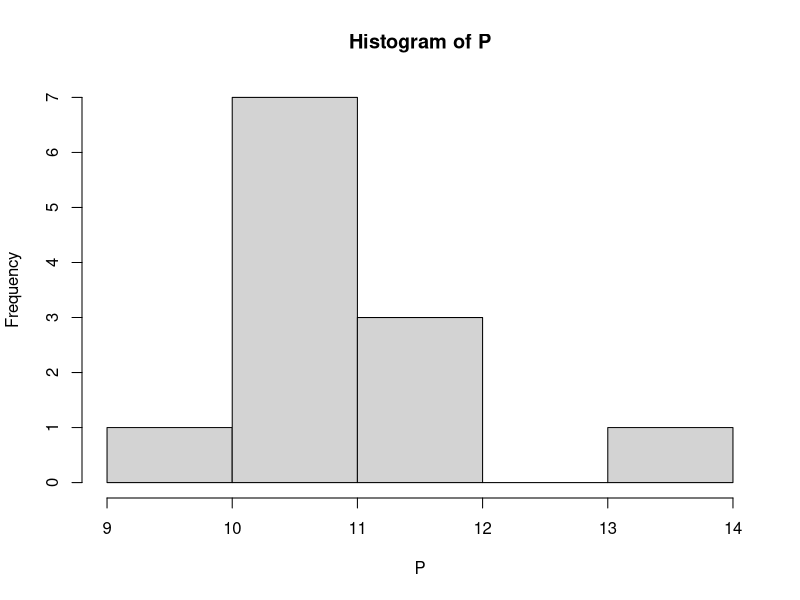
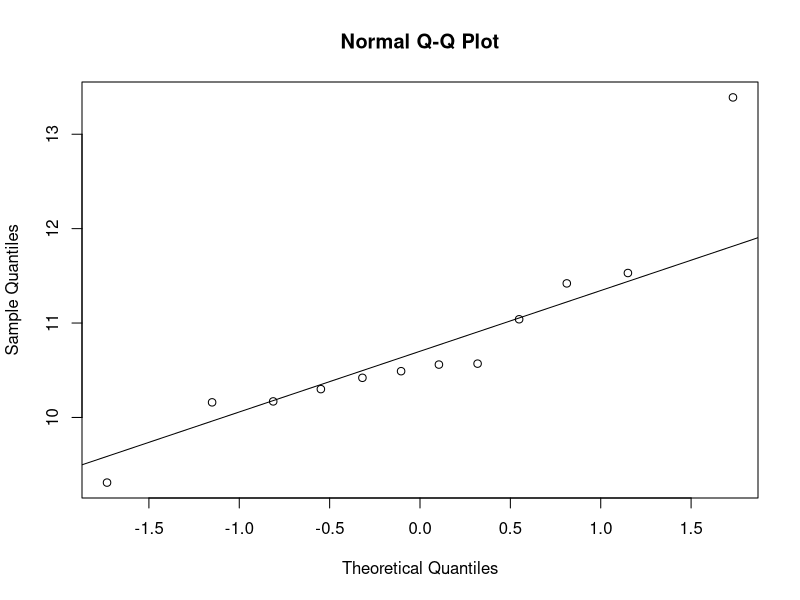
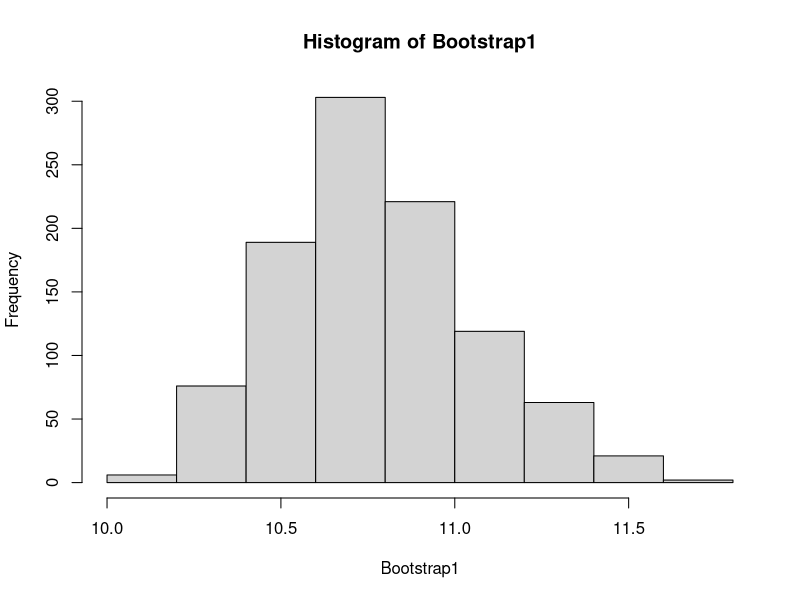
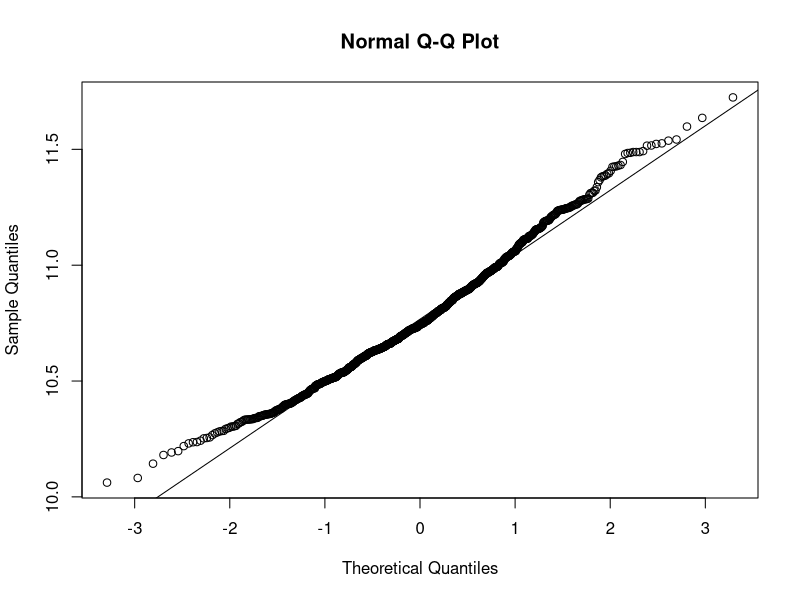
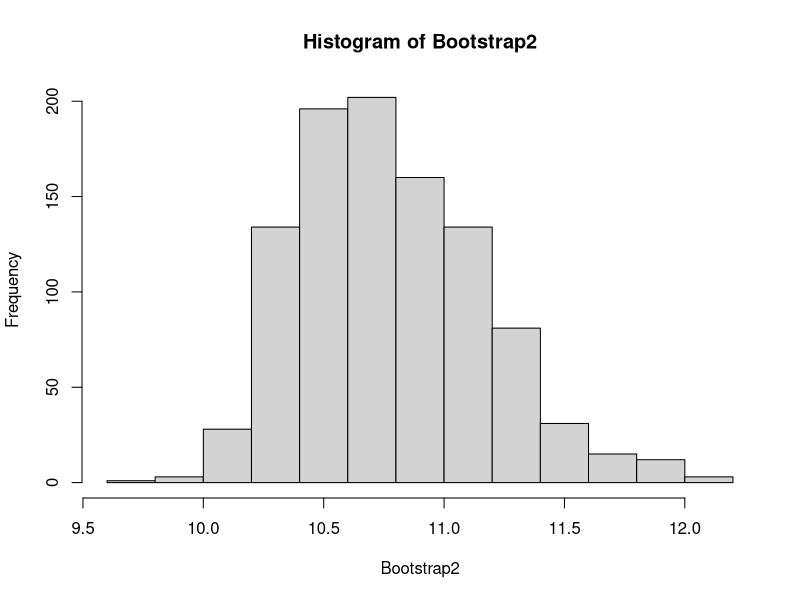
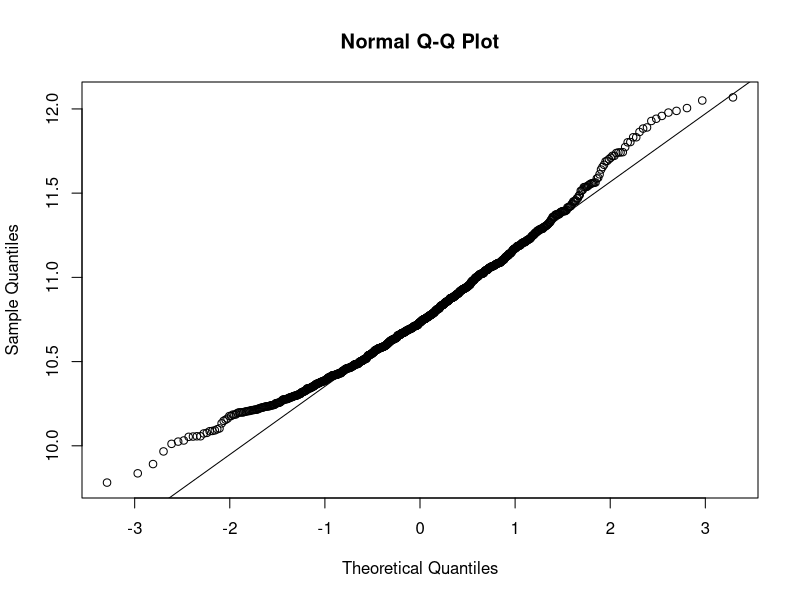

These charts were generated, in order, by the following R code:
## ---- chunk 1
P<-c(13.39, 10.3, 9.31, 10.16, 11.42, 10.56, 11.53, 10.17, 11.04, 10.42, 10.49, 10.57)
mean(P) #mean of the original sample, now being used as the population
sd(P) #Standard Deviation of the sample now being used as the population
#Histogram and QQPlot of the Population
hist(P)
qqnorm(P)
qqline(P)
## ---- chunk 2
#Vector for setting up size of the bootstrap example vectors.
s<-1000
#Bootstrap 1 example of 1000 means using 12 samples from the original population P vector
Bootstrap1<-numeric(s)
for (i in 1:s) {
  bootsample<-sample(P,size=length(P),replace=T)
  Bootstrap1[i]<-mean(bootsample)}
#Mean and Standard Deviation of Bootstrap 1 example with 12 sample size
mean(Bootstrap1)
sd(Bootstrap1)
#Histogram and QQPlot of the Bootstrap 1 example with 12 sample size
hist(Bootstrap1)
qqnorm(Bootstrap1)
qqline(Bootstrap1)
## ---- chunk 3
#Bootstrap 2 example of means using 6 samples from the original population P vector
Bootstrap2<-numeric(s)
for (i in 1:s) {
  bootsample<-sample(P,size=6,replace=T)
  Bootstrap2[i]<-mean(bootsample)}
#Mean and Standard Deviation of Bootstrap 1 example with 6 sample size
mean(Bootstrap2)
sd(Bootstrap2)
#Histogram and QQPlot of the Bootstrap 1 example with 6 sample size
hist(Bootstrap2)
qqnorm(Bootstrap2)
qqline(Bootstrap2)
